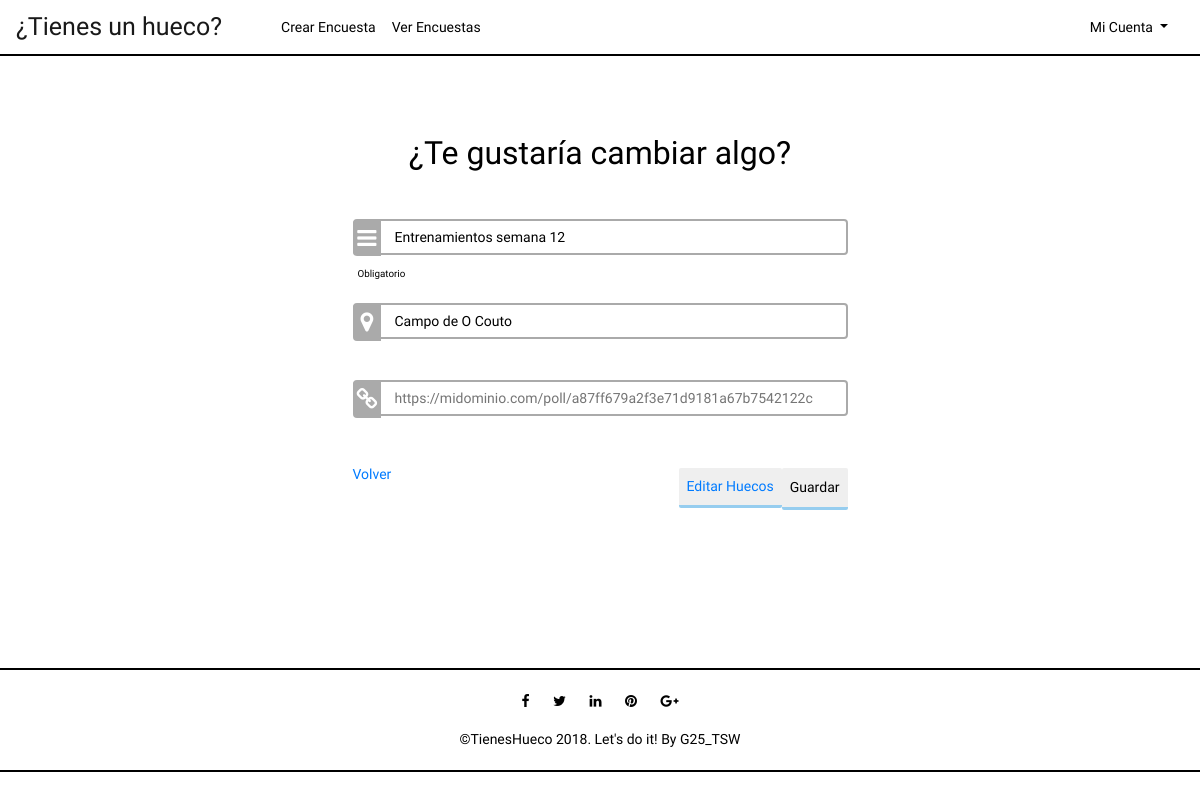
The app's page /index.php?controller=polls&action=edit&poll=4 (signed in) with its own data.
### tables this page shows
CREATE TABLE IF NOT EXISTS POLL(
  id int AUTO_INCREMENT NOT NULL ,
  title varchar(225) NOT NULL,
  ubication varchar(225),
  author varchar(25) NOT NULL,
  link varchar(125) UNIQUE NOT NULL,
  PRIMARY KEY(id),
  FOREIGN KEY (author) REFERENCES USER (username) ON UPDATE CASCADE ON DELETE CASCADE
);

### core/ViewManager.php (called while the page is built, shortened)
<?php
class ViewManager {
	private $variables = array();
	public function setVariable($varname, $value, $flash=false) {
		$this->variables[$varname] = $value;
	}
	public function getVariable($varname, $default=NULL) {
		if (!isset($this->variables[$varname])) {
			return $default;
		}
		return $this->variables[$varname];
	}
	public function render($controller, $viewname) {
		include(__DIR__."/../view/$controller/$viewname.php");
	}
	private static $viewmanager_singleton = NULL;
	public static function getInstance() {
		if (self::$viewmanager_singleton == null) {
			self::$viewmanager_singleton = new ViewManager();
		}
		return self::$viewmanager_singleton;
	}
}

### controller/PollsController.php (called while the page is built, shortened)
<?php
require_once(__DIR__."/../model/Poll.php");
require_once(__DIR__."/../model/PollMapper.php");
require_once(__DIR__."/../core/ViewManager.php");
class PollsController extends BaseController {
	private $pollMapper;
	public function __construct() {
		$this->pollMapper = new PollMapper();
	}
	public function edit() {
		$pollid = $_REQUEST["poll"];
		$poll = $this->pollMapper->findById($pollid);
		$this->view->setVariable("poll", $poll);
		$this->view->render("polls", "edit");
	}
}

### index.php (called while the page is built, shortened)
<?php
function run() {
	try {
		$controller = loadController($_GET["controller"]);
		$actionName = $_GET["action"];
		$controller->$actionName();
	} catch(Exception $ex) {
		die("An exception occured!!!!!".$ex->getMessage());
	}
}
function loadController($controllerName) {
	return new $controllerClassName();
}
run();
?>

### core/I18n.php (called while the page is built, shortened)
<?php
class I18n {
	private $messages;
	public function setLanguage($language) {
		$this->messages = $i18n_messages;
	}
	public function i18n($key) {
		if (isset($this->messages[$key])){
			return $this->messages[$key];
		}else{
			return $key;
		}
	}
	private static $i18n_singleton = null;
	public static function getInstance() {
		if (self::$i18n_singleton == NULL) {
			self::$i18n_singleton = new I18n();
		}
		return self::$i18n_singleton;
	}
}
function i18n($key) {
	return I18n::getInstance()->i18n($key);
}

### model/Poll.php (called while the page is built, shortened)
<?php
class Poll {
	private $id;
	private $title;
	private $ubication;
	private $link;
	public function __construct($id=NULL, $title=NULL, $ubication=NULL, User $author=NULL, $link=NULL) {
		$this->id = $id;
		$this->title = $title;
		$this->ubication = $ubication;
		$this->link = $link;
	}
	public function getId() {
		return $this->id;
	}
	public function getTitle() {
		return $this->title;
	}
	public function getUbication() {
		return $this->ubication;
	}
	public function getLink() {
		return $this->link;
	}
}

### model/PollMapper.php (called while the page is built, shortened)
<?php
require_once(__DIR__."/../core/PDOConnection.php");
require_once(__DIR__."/../model/Poll.php");
class PollMapper {
	private $db;
	public function __construct() {
		$this->db = PDOConnection::getInstance();
	}
	public function findById($pollid){
		$stmt = $this->db->query("SELECT DISTINCT * FROM poll WHERE poll.id = '$pollid'");
		$stmt->execute(array($pollid));
		$poll = $stmt->fetch(PDO::FETCH_ASSOC);
		if($poll != null) {
			return new Poll(
			$poll["id"],
			$poll["title"],
			$poll["ubication"],
			new User($poll["author"]),
			$poll["link"]
		);
		} else {
			return NULL;
		}
	}
	 }

### core/PDOConnection.php (called while the page is built)
<?php
class PDOConnection {
	private static $dbhost = "127.0.0.1";
	private static $dbname = "tsw";
	private static $dbuser = "root";
	private static $dbpass = "";
	private static $db_singleton = null;
	public static function getInstance() {
		if (self::$db_singleton == null) {
			self::$db_singleton = new PDO(
			"mysql:host=".self::$dbhost.";dbname=".self::$dbname.";charset=utf8",
			self::$dbuser,
			self::$dbpass,
			array(
				PDO::ATTR_EMULATE_PREPARES => false,
				PDO::ATTR_ERRMODE => PDO::ERRMODE_EXCEPTION
			)
		);
	}
	return self::$db_singleton;
}
}
?>

### view/polls/edit.php (the view, shortened to what this page needs)
<?php
require_once(__DIR__."/../../core/ViewManager.php");
$view = ViewManager::getInstance();
$poll = $view->getVariable("poll");
$view->setVariable("title", "Add Poll"); ?>
<div class="container">
	<div class="row center-row">
		<div class="col-lg-6 center-block">
			<div id="subtitlePoll">
				<?=htmlentities(i18n("Do you want to change something?"))?>
			</div>
			<div class="col-lg-12 center-block2">
				<form method="POST" action="index.php?controller=polls&action=edit&poll=<?=$poll->getId()?>">
					<div id="requiredInput">
						<div class="inputWithIconLogin inputIconBg">
							<input type="text" name="title" placeholder="<?= i18n("What is the matter about?")?>"  value="<?=htmlentities($poll->getTitle())?>" required>
							<i class="fa fa-reorder fa-lg fa-fw" aria-hidden="true"></i>
						</div>
						<div id=lblBox>
						<?= i18n("Mandatory")?>
						</div>
					</div>
					<div id="optionalInput">
						<div class="inputWithIconLogin inputIconBg">
							<input type="text" name="ubication" placeholder="<?= i18n("Where are you going to celebrate?")?>" value="<?=htmlentities($poll->getUbication())?>">
							<i class="fa fa-map-marker fa-lg fa-fw" aria-hidden="true"></i>
						</div>
					</div>
	                <div id="optionalInput">
                    	<div class="inputWithIconLogin inputIconBg">
                        	<input type="text" placeholder="<?=$poll->getLink()?>" readonly>
                        	<i class="fa fa-link fa-lg fa-fw" aria-hidden="true"></i>
                   		 </div>
					</div>
					<button type="submit" name="submit" class="btn-dark"><?= i18n("Save")?></button>
				</form>
				<div id="subtitle">
					<button type="submit" class="btn btn-dark"><a href="index.php?controller=gaps&action=edit&poll=<?=$poll->getId()?>"><?= i18n("Modify Gap") ?></a></button>
				</div>
				<a href="./index.php?controller=polls&action=index"><?= i18n("Back") ?></a>
			</div>
		</div>
	</div>
</div>

### styles/style.css (style rules this page uses)
body { font-family:'K2D','Open Sans', Arial, sans-serif; font-size:14px; font-weight:300; line-height:1.6em; color:#000; background-color:white; }
.container { margin: auto; }
.center-row { margin-left: auto; margin-right: auto; }
.center-block { float: none; background-color: white; margin-top: 3%; margin-bottom: 10%; margin-left: auto; margin-right: auto; border-radius: 5px; max-width: 80%; }
.center-block2 { margin: auto; margin-top: 5%; margin-bottom: 7%; overflow-x: auto; }
#subtitle { margin: auto; margin-top: 4%; font-size: 32px; text-align: center; margin-bottom: 8%; }
#subtitlePoll { margin: auto; margin-top: 10%; font-size: 32px; text-align: center; }
#requiredInput { margin-top: 4%; }
#lblBox { font-size: 70%; padding-left: 1%; }
#optionalInput { margin-top: 2%; margin-bottom: 5%; }
input[type=text],[type=password] { width:100%; border:2px solid #aaa; border-radius:4px; margin:8px 0; outline:none; padding:8px; box-sizing:border-box; transition:.3s; height: 10%!important; }
.inputWithIconLogin input[type=text],[type=password] { padding-left:40px; }
.inputWithIconLogin { position:relative; }
.inputWithIconLogin i { position:absolute; left:0; top:9px; padding:9px 8px; color:#aaa; transition:.3s; }
.inputWithIconLogin.inputIconBg i { background-color:#aaa; color:#fff; padding:9px 4px; border-radius:4px 0 0 4px; }
.fa-lg { font-size: 1.6em; line-height: 0.84em; }
.btn-dark { margin-top:20px; margin-bottom:10px; margin-right: 0%; padding:8px; font-size:14px; background-color:#eeee; color:#000; border:none; border-bottom:3px solid #19e6; border-radius:2px; float:right; }

### records on screen
poll: title "Entrenamientos semana 12", ubication "Campo de O Couto", link "https://midominio.com/poll/a87ff679a2f3e71d9181a67b7542122c"

### other values on screen
i18n("¿Tienes un hueco?") "¿Tienes un hueco?"
i18n("AddPoll") "Crear Encuesta"
i18n("SeeMyPolls") "Ver Encuestas"
i18n("MyAccount") "Mi Cuenta"
i18n("Do you want to change something?") "¿Te gustaría cambiar algo?"
i18n("Mandatory") "Obligatorio"
i18n("Save") "Guardar"
i18n("Modify Gap") "Editar Huecos"
i18n("Back") "Volver"
